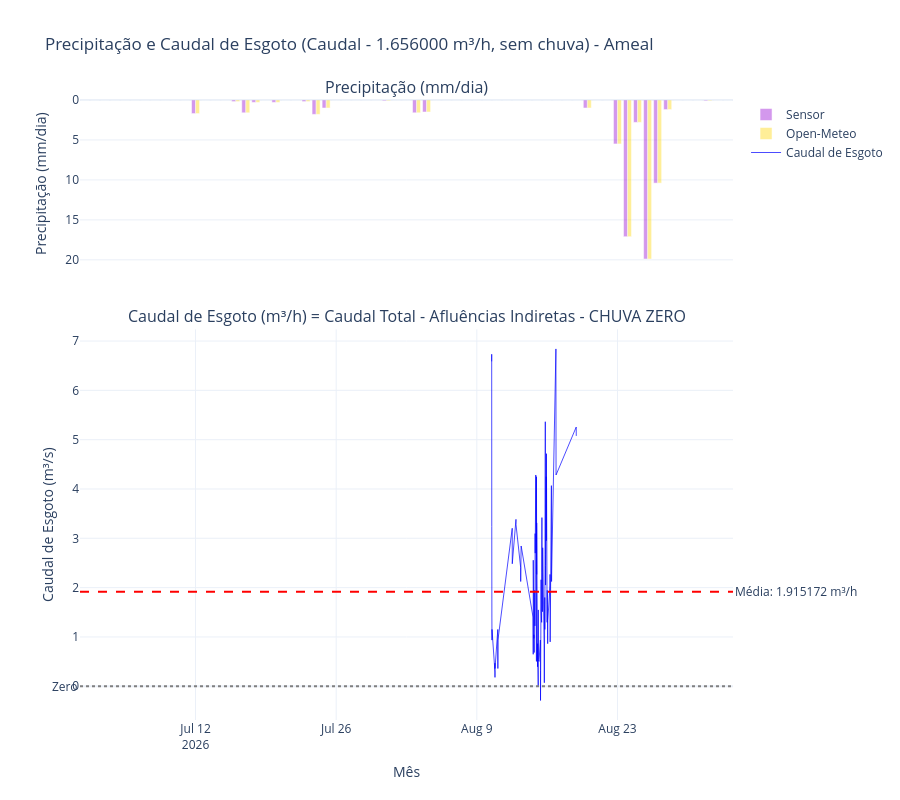

Notebook cell for this chart:
### Code cell
# Criar gráfico de Caudal de Esgoto (caudal - afluências indiretas, sem chuva)
fig_caudal_esgoto = make_subplots(
    rows=2, cols=1,
    row_heights=[0.3, 0.7],
    subplot_titles=('Precipitação (mm/dia)', 'Caudal de Esgoto (m³/h) = Caudal Total - Afluências Indiretas - CHUVA ZERO'),
    vertical_spacing=0.1,
    specs=[[{"secondary_y": False}], [{"secondary_y": False}]],
    shared_xaxes=True
)

# Gráfico superior - Precipitação Sensor
fig_caudal_esgoto.add_trace(
    go.Bar(
        x=precip_por_dia['dia'],
        y=precip_por_dia['precip_incremental'],
        name='Sensor',
        marker_color='darkviolet',
        opacity=0.4,
        hovertemplate='<b>Sensor</b><br>Data: %{x|%Y-%m-%d}<br>Precipitação: %{y:.2f} mm/dia<extra></extra>'
    ),
    row=1, col=1
)

# Gráfico superior - Precipitação Open-Meteo
fig_caudal_esgoto.add_trace(
    go.Bar(
        x=openmeteo_por_dia['dia'],
        y=openmeteo_por_dia['precipitation'],
        name='Open-Meteo',
        marker_color='gold',
        opacity=0.4,
        hovertemplate='<b>Open-Meteo</b><br>Data: %{x|%Y-%m-%d}<br>Precipitação: %{y:.2f} mm/dia<extra></extra>'
    ),
    row=1, col=1
)

# Gráfico inferior - Caudal de Esgoto (dias sem chuva, todos os horários)
if len(df_caudal_diretas_2min) > 0:
    fig_caudal_esgoto.add_trace(
        go.Scatter(
            x=df_caudal_diretas_2min['data'],
            y=df_caudal_diretas_2min['caudal_esgoto_m3_h'],
            name='Caudal de Esgoto',
            mode='lines',
            line=dict(color='blue', width=1),
            opacity=0.7,
            hovertemplate='<b>Caudal de Esgoto</b><br>Data/Hora: %{x|%Y-%m-%d %H:%M}<br>Caudal: %{y:.6f} m³/h<extra></extra>'
        ),
        row=2, col=1
    )
    
    # Adicionar linha horizontal com o valor médio
    caudal_esgoto_medio = df_caudal_diretas_2min['caudal_esgoto_m3_h'].mean()
    fig_caudal_esgoto.add_hline(
        y=caudal_esgoto_medio,
        line_dash="dash",
        line_color="red",
        annotation_text=f"Média: {caudal_esgoto_medio:.6f} m³/h",
        annotation_position="right",
        row=2, col=1
    )
    
    # Adicionar linha em y=0 para referência
    fig_caudal_esgoto.add_hline(
        y=0,
        line_dash="dot",
        line_color="gray",
        annotation_text="Zero",
        annotation_position="left",
        row=2, col=1
    )

# Inverter eixo Y do gráfico superior (precipitação)
fig_caudal_esgoto.update_yaxes(autorange="reversed", row=1, col=1)

# Atualizar layout
fig_caudal_esgoto.update_layout(
    title_text=f'Precipitação e Caudal de Esgoto (Caudal - {AFLUENCIA_INDIRETA_MINIMO_DOS_MINIMOS_M3H:.6f} m³/h, sem chuva) - {STATION_LABEL}',
    height=800,
    showlegend=True,
    hovermode='closest',
    template='plotly_white'
)

fig_caudal_esgoto.update_xaxes(title_text="Mês", row=2, col=1)
fig_caudal_esgoto.update_yaxes(title_text="Precipitação (mm/dia)", row=1, col=1)
fig_caudal_esgoto.update_yaxes(title_text="Caudal de Esgoto (m³/s)", row=2, col=1)

fig_caudal_esgoto.show()

### Figure 1 — Plotly figure (JSON) as saved in the notebook; plotly's stock layout.template omitted (floating-point values rounded to 4 significant figures; data arrays with more than 128 entries replaced by an {"elided": "..."} marker saying what was removed)
{"data": [{"hovertemplate": "<b>Sensor</b><br>Data: %{x|%Y-%m-%d}<br>Precipitação: %{y:.2f} mm/dia<extra></extra>", "marker": {"color": "darkviolet"}, "name": "Sensor", "opacity": 0.4, "type": "bar", "x": ["2026-07-01T00:00:00", "2026-07-02T00:00:00", "2026-07-03T00:00:00", "2026-07-04T00:00:00", "2026-07-05T00:00:00", "2026-07-06T00:00:00", "2026-07-07T00:00:00", "2026-07-08T00:00:00", "2026-07-09T00:00:00", "2026-07-10T00:00:00", "2026-07-11T00:00:00", "2026-07-12T00:00:00", "2026-07-13T00:00:00", "2026-07-14T00:00:00", "2026-07-15T00:00:00", "2026-07-16T00:00:00", "2026-07-17T00:00:00", "2026-07-18T00:00:00", "2026-07-19T00:00:00", "2026-07-20T00:00:00", "2026-07-21T00:00:00", "2026-07-22T00:00:00", "2026-07-23T00:00:00", "2026-07-24T00:00:00", "2026-07-25T00:00:00", "2026-07-26T00:00:00", "2026-07-27T00:00:00", "2026-07-28T00:00:00", "2026-07-29T00:00:00", "2026-07-30T00:00:00", "2026-07-31T00:00:00", "2026-08-01T00:00:00", "2026-08-02T00:00:00", "2026-08-03T00:00:00", "2026-08-04T00:00:00", "2026-08-05T00:00:00", "2026-08-06T00:00:00", "2026-08-07T00:00:00", "2026-08-08T00:00:00", "2026-08-09T00:00:00", "2026-08-10T00:00:00", "2026-08-11T00:00:00", "2026-08-12T00:00:00", "2026-08-13T00:00:00", "2026-08-14T00:00:00", "2026-08-15T00:00:00", "2026-08-16T00:00:00", "2026-08-17T00:00:00", "2026-08-18T00:00:00", "2026-08-19T00:00:00", "2026-08-20T00:00:00", "2026-08-21T00:00:00", "2026-08-22T00:00:00", "2026-08-23T00:00:00", "2026-08-24T00:00:00", "2026-08-25T00:00:00", "2026-08-26T00:00:00", "2026-08-27T00:00:00", "2026-08-28T00:00:00", "2026-08-29T00:00:00", "2026-08-30T00:00:00", "2026-08-31T00:00:00", "2026-09-01T00:00:00", "2026-09-02T00:00:00", "2026-09-03T00:00:00"], "xaxis": "x", "y": [0.0, 0.0, 0.0, 0.0, 0.0, 0.0, 0.0, 0.0, 0.0, 0.0, 0.0, 1.7, 0.0, 0.0, 0.0, 0.2, 1.6, 0.3, 0.0, 0.3, 0.0, 0.0, 0.2, 1.8, 1.0, 0.0, 0.0, 0.0, 0.0, 0.0, 0.1, 0.0, 0.0, 1.6, 1.5, 0.0, 0.0, 0.0, 0.0, 0.0, 0.0, 0.0, 0.0, 0.0, 0.0, 0.0, 0.0, 0.0, 0.0, 0.0, 1.0, 0.0, 0.0, 5.5, 17.1, 2.8, 19.9, 10.4, 1.2, 0.0, 0.0, 0.0, 0.1, 0.0, 0.0], "yaxis": "y"}, {"hovertemplate": "<b>Open-Meteo</b><br>Data: %{x|%Y-%m-%d}<br>Precipitação: %{y:.2f} mm/dia<extra></extra>", "marker": {"color": "gold"}, "name": "Open-Meteo", "opacity": 0.4, "type": "bar", "x": ["2026-07-01T00:00:00", "2026-07-02T00:00:00", "2026-07-03T00:00:00", "2026-07-04T00:00:00", "2026-07-05T00:00:00", "2026-07-06T00:00:00", "2026-07-07T00:00:00", "2026-07-08T00:00:00", "2026-07-09T00:00:00", "2026-07-10T00:00:00", "2026-07-11T00:00:00", "2026-07-12T00:00:00", "2026-07-13T00:00:00", "2026-07-14T00:00:00", "2026-07-15T00:00:00", "2026-07-16T00:00:00", "2026-07-17T00:00:00", "2026-07-18T00:00:00", "2026-07-19T00:00:00", "2026-07-20T00:00:00", "2026-07-21T00:00:00", "2026-07-22T00:00:00", "2026-07-23T00:00:00", "2026-07-24T00:00:00", "2026-07-25T00:00:00", "2026-07-26T00:00:00", "2026-07-27T00:00:00", "2026-07-28T00:00:00", "2026-07-29T00:00:00", "2026-07-30T00:00:00", "2026-07-31T00:00:00", "2026-08-01T00:00:00", "2026-08-02T00:00:00", "2026-08-03T00:00:00", "2026-08-04T00:00:00", "2026-08-05T00:00:00", "2026-08-06T00:00:00", "2026-08-07T00:00:00", "2026-08-08T00:00:00", "2026-08-09T00:00:00", "2026-08-10T00:00:00", "2026-08-11T00:00:00", "2026-08-12T00:00:00", "2026-08-13T00:00:00", "2026-08-14T00:00:00", "2026-08-15T00:00:00", "2026-08-16T00:00:00", "2026-08-17T00:00:00", "2026-08-18T00:00:00", "2026-08-19T00:00:00", "2026-08-20T00:00:00", "2026-08-21T00:00:00", "2026-08-22T00:00:00", "2026-08-23T00:00:00", "2026-08-24T00:00:00", "2026-08-25T00:00:00", "2026-08-26T00:00:00", "2026-08-27T00:00:00", "2026-08-28T00:00:00", "2026-08-29T00:00:00", "2026-08-30T00:00:00", "2026-08-31T00:00:00", "2026-09-01T00:00:00", "2026-09-02T00:00:00", "2026-09-03T00:00:00"], "xaxis": "x", "y": [0.0, 0.0, 0.0, 0.0, 0.0, 0.0, 0.0, 0.0, 0.0, 0.0, 0.0, 1.7, 0.0, 0.0, 0.0, 0.2, 1.6, 0.3, 0.0, 0.3, 0.0, 0.0, 0.2, 1.8, 1.0, 0.0, 0.0, 0.0, 0.0, 0.0, 0.1, 0.0, 0.0, 1.6, 1.5, 0.0, 0.0, 0.0, 0.0, 0.0, 0.0, 0.0, 0.0, 0.0, 0.0, 0.0, 0.0, 0.0, 0.0, 0.0, 1.0, 0.0, 0.0, 5.5, 17.1, 2.8, 19.9, 10.4, 1.2, 0.0, 0.0, 0.0, 0.1, 0.0, 0.0], "yaxis": "y"}, {"hovertemplate": "<b>Caudal de Esgoto</b><br>Data/Hora: %{x|%Y-%m-%d %H:%M}<br>Caudal: %{y:.6f} m³/h<extra></extra>", "line": {"color": "blue", "width": 1}, "mode": "lines", "name": "Caudal de Esgoto", "opacity": 0.7, "type": "scatter", "x": {"elided": "778 str values"}, "xaxis": "x2", "y": {"elided": "778 float values"}, "yaxis": "y2"}], "layout": {"annotations": [{"font": {"size": 16}, "showarrow": false, "text": "Precipitação (mm/dia)", "x": 0.5, "xanchor": "center", "xref": "paper", "y": 1, "yanchor": "bottom", "yref": "paper"}, {"font": {"size": 16}, "showarrow": false, "text": "Caudal de Esgoto (m³/h) = Caudal Total - Afluências Indiretas - CHUVA ZERO", "x": 0.5, "xanchor": "center", "xref": "paper", "y": 0.63, "yanchor": "bottom", "yref": "paper"}, {"showarrow": false, "text": "Média: 1.915172 m³/h", "x": 1, "xanchor": "left", "xref": "x2 domain", "y": 1.915, "yanchor": "middle", "yref": "y2"}, {"showarrow": false, "text": "Zero", "x": 0, "xanchor": "right", "xref": "x2 domain", "y": 0, "yanchor": "middle", "yref": "y2"}], "height": 800, "hovermode": "closest", "shapes": [{"line": {"color": "red", "dash": "dash"}, "type": "line", "x0": 0, "x1": 1, "xref": "x2 domain", "y0": 1.915, "y1": 1.915, "yref": "y2"}, {"line": {"color": "gray", "dash": "dot"}, "type": "line", "x0": 0, "x1": 1, "xref": "x2 domain", "y0": 0, "y1": 0, "yref": "y2"}], "showlegend": true, "title": {"text": "Precipitação e Caudal de Esgoto (Caudal - 1.656000 m³/h, sem chuva) - Ameal"}, "xaxis": {"anchor": "y", "domain": [0, 1], "matches": "x2", "showticklabels": false}, "xaxis2": {"anchor": "y2", "domain": [0, 1], "title": {"text": "Mês"}}, "yaxis": {"anchor": "x", "autorange": "reversed", "domain": [0.73, 1], "title": {"text": "Precipitação (mm/dia)"}}, "yaxis2": {"anchor": "x2", "domain": [0, 0.63], "title": {"text": "Caudal de Esgoto (m³/s)"}}}}
